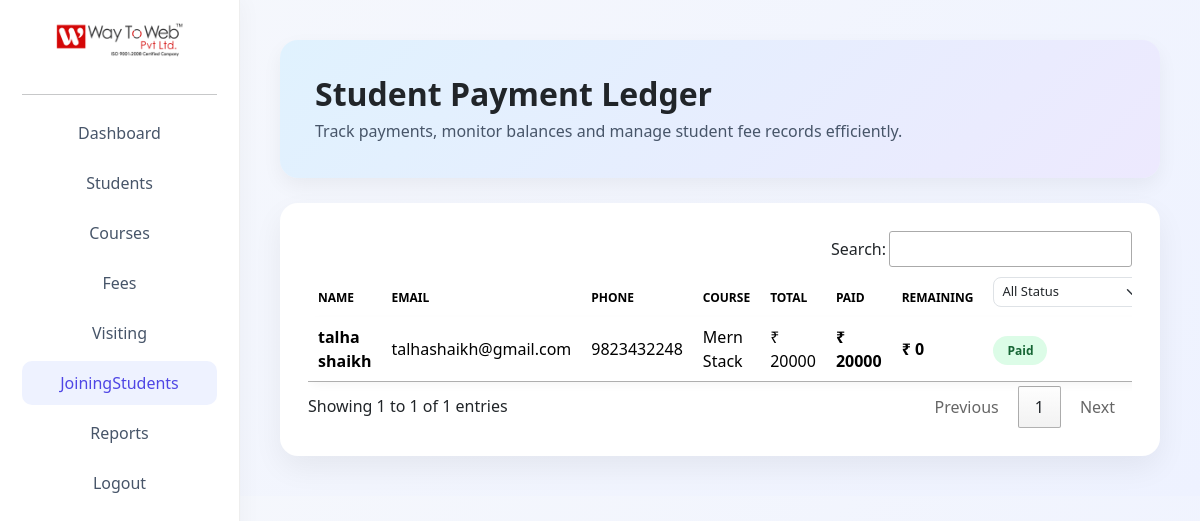
Page /JoiningStudents/ on the earlier database version.
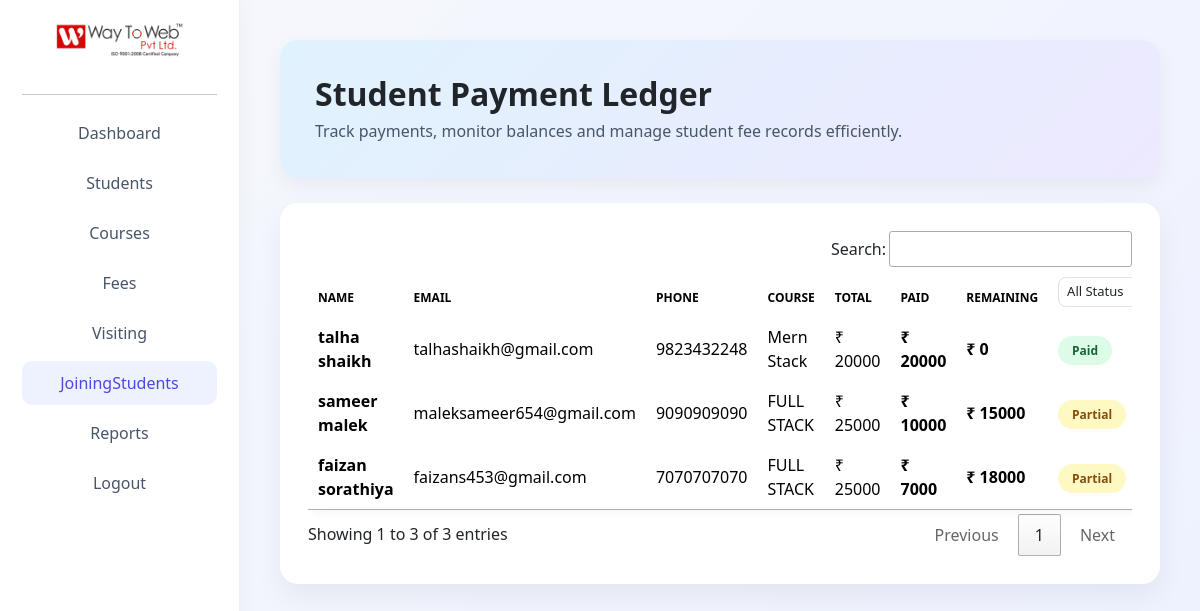
Same page on the later database version.
### appname/models.py (models this page shows, shortened)
class Student(models.Model):
    FNAME = models.CharField(max_length=50)
    LNAME = models.CharField(max_length=50)
    BIRTHDAY = models.DateField(null=True, blank=True)
    GENDER = models.CharField(max_length=10, blank=True)
    EMAIL = models.EmailField(unique=False)
    PHONE = models.CharField(max_length=10, blank=True)
    ADDRESS = models.CharField(max_length=200, blank=True)
    CITY = models.CharField(max_length=50, blank=True)
    COLLEGENAME = models.CharField(max_length=100, blank=True)
    QUALIFICATION = models.CharField(max_length=50, blank=True, null=True)
    BRANCH = models.CharField(max_length=50, blank=True)
    PASSING_YEAR = models.CharField(max_length=10, blank=True)
    TECHNOLOGY = models.CharField(max_length=50, blank=True)
    STATUS_CHOICES = [
        ('visiting', 'visiting'),
        ('adjoining', 'Adjoining'),
        ('pending', 'Pending'),
        ('rejected', 'Rejected'),
    ]
    status = models.CharField(
        max_length=20,
        choices=STATUS_CHOICES,
        default='visiting'
    )
    visiting_at = models.DateTimeField(auto_now_add=True)
    joining_at = models.DateTimeField(null=True, blank=True)
    COURSE_CHOICES = [
        ('python', 'Python'),
        ('django', 'Django'),
        ('fullstack', 'Full Stack'),
    ]
    course = models.CharField(
        max_length=50,
        choices=COURSE_CHOICES,
        null=True,
        blank=True
    )
    total_fees = models.IntegerField(null=True, blank=True)
    paid_fees = models.IntegerField(default=0)
    remaining_fees = models.IntegerField(null=True, blank=True)

### appname/views.py (the view)
# urls.py: path("JoiningStudents/", JoiningStudents, name="JoiningStudents"),
def JoiningStudents(request):
    students = Student.objects.filter(status='adjoining')  # ✅ NO .values()
    total = students.count()
    return render(request, 'JoiningStudents.html', {
        'students': students,
        'total': total
    })

### templates/JoiningStudents.html (shortened to what this page needs)
{% load static %}
<!DOCTYPE html>
<html lang="en">
<head>
<link href="https://cdn.jsdelivr.net/npm/bootstrap@5.3.3/dist/css/bootstrap.min.css" rel="stylesheet">
<link rel="stylesheet" href="https://cdn.datatables.net/1.13.8/css/jquery.dataTables.min.css">
<link rel="stylesheet" href="https://cdn.datatables.net/buttons/2.4.2/css/buttons.dataTables.min.css">
<link href="https://cdnjs.cloudflare.com/ajax/libs/font-awesome/6.5.1/css/all.min.css" rel="stylesheet">
</head>
<body>
<div class="sidebar text-center" id="sidebar">
<img src="{% static 'images/logo.png' %}" alt="Way To Web">
<hr>
<a href="/dashboard/">Dashboard</a>
<a href="/students/">Students</a>
<a href="/courses/">Courses</a>
<a href="/fees/">Fees</a>
<a href="/visiting/">Visiting</a>
<a class="active" href="/JoiningStudents/">JoiningStudents</a>
<a href="/">Reports</a>
<a href="/">Logout</a>
</div>
<div class="main-content">
<div class="header-card">
<h2>Student Payment Ledger</h2>
<p>Track payments, monitor balances and manage student fee records efficiently.</p>
</div>
<div class="ledger-card">
<div class="table-responsive">
<table id="studentTable" class="table align-middle">
<thead>
<tr>
<th>Name</th>
<th>Email</th>
<th>Phone</th>
<th>Course</th>
<th>Total</th>
<th>Paid</th>
<th>Remaining</th>
<th>
<select id="statusFilter" class="form-select form-select-sm">
<option value="">All Status</option>
</select>
</th>
</tr>
</thead>
<tbody>
{% for s in students %}
<tr>
<td><strong>{{ s.FNAME }} {{ s.LNAME }}</strong></td>
<td>{{ s.EMAIL }}</td>
<td>{{ s.PHONE }}</td>
<td>{{ s.course|default:"-" }}</td>
<td>₹ {{ s.total_fees }}</td>
<td class="amount-paid">₹ {{ s.paid_fees }}</td>
<td class="amount-remaining">₹ {{ s.remaining_fees }}</td>
<td>
{% if s.remaining_fees == 0 %}
<span class="status-badge badge-paid">Paid</span>
{% elif s.paid_fees == 0 %}
<span class="status-badge badge-pending">Pending</span>
{% else %}
<span class="status-badge badge-partial">Partial</span>
{% endif %}
</td>
</tr>
{% endfor %}
</tbody>
</table>
</div>
</div>
</div>
</body>
</html>

### templates/JoiningStudents.html (style rules this page uses)
body { background: linear-gradient(135deg,#f6f8fc,#eef2ff); font-family:"Segoe UI",sans-serif; margin:0; }
.sidebar { position:fixed; top:0; left:0; width:240px; height:100vh; background:white; border-right:1px solid #eee; padding:22px; box-shadow:4px 0 20px rgba(0,0,0,0.03); }
.sidebar img { max-width:130px; margin-bottom:20px; }
.sidebar a { display:block; padding:10px 12px; border-radius:10px; color:#475569; text-decoration:none; font-weight:500; margin-bottom:6px; transition:0.25s; }
.sidebar a:hover, .sidebar a.active { background:#eef2ff; color:#4f46e5; }
.main-content { margin-left:240px; padding:40px; }
.header-card { background:linear-gradient(135deg,#e0f2fe,#ede9fe); padding:35px; border-radius:18px; margin-bottom:25px; box-shadow:0 8px 20px rgba(0,0,0,.05); }
.header-card h2 { font-weight:700; margin-bottom:6px; }
.header-card p { margin:0; color:#475569; }
.ledger-card { background:white; border-radius:18px; padding:28px; box-shadow:0 12px 30px rgba(0,0,0,.06); }
table { border-collapse:separate; border-spacing:0 10px; }
thead th { font-size:12px; text-transform:uppercase; color:#94a3b8; border:none!important; font-weight:600; }
tbody tr { background:white; box-shadow:0 4px 10px rgba(0,0,0,.04); border-radius:12px; }
tbody td { border:none!important; padding:15px; vertical-align:middle; }
.amount-paid { color:#16a34a; font-weight:600; }
.amount-remaining { color:#ef4444; font-weight:600; }
.status-badge { padding:6px 14px; border-radius:20px; font-size:12px; font-weight:600; }
.badge-paid { background:#dcfce7; color:#166534; }
.badge-partial { background:#fef9c3; color:#854d0e; }
#statusFilter { width:160px; font-size:13px; border-radius:8px; }

Differences in the rows shown:
added Student: FNAME "sameer", LNAME "malek", EMAIL "maleksameer654@gmail.com", PHONE "9090909090", course "FULL STACK", total_fees "25000", paid_fees "10000", remaining_fees "15000", shows "Partial"
added Student: FNAME "faizan", LNAME "sorathiya", EMAIL "faizans453@gmail.com", PHONE "7070707070", course "FULL STACK", total_fees "25000", paid_fees "7000", remaining_fees "18000", shows "Partial"
Other differences:
text written by a page script: "Search: Showing 1 to 1 of 1 entries Previous 1 Next" → "Search: Showing 1 to 3 of 3 entries Previous 1 Next"
